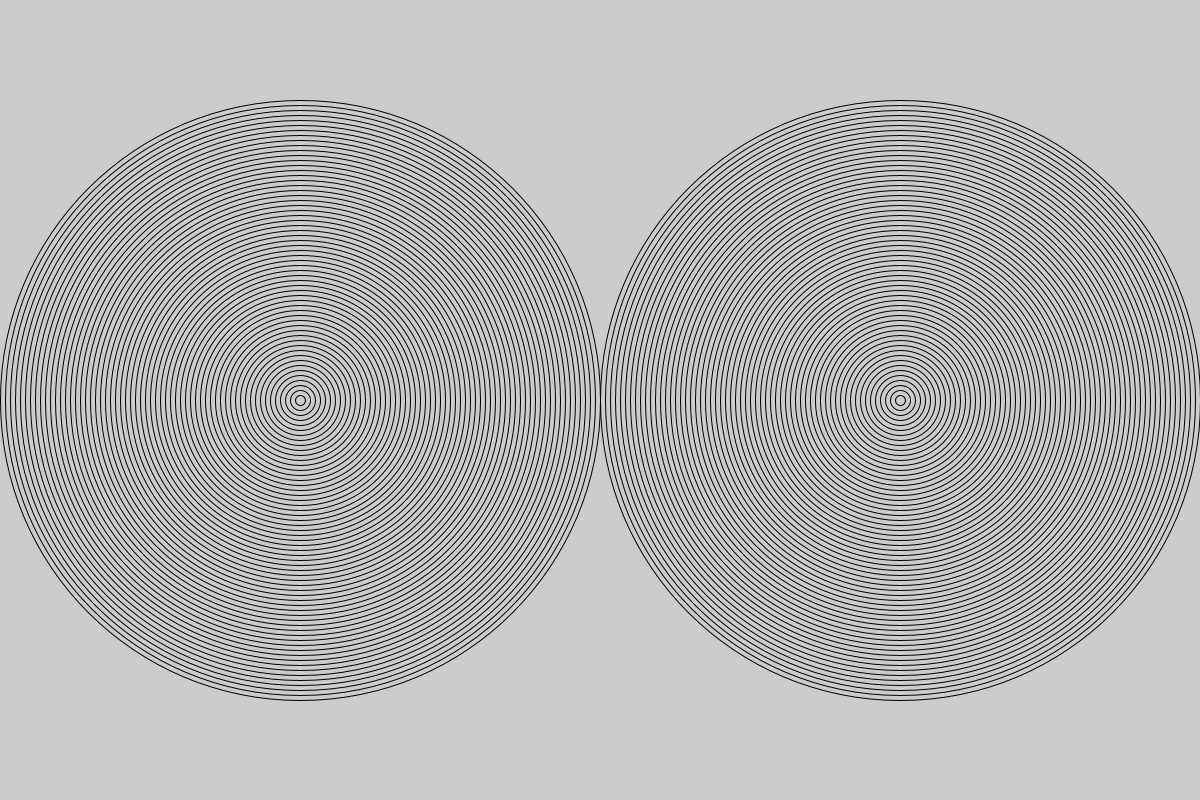
Frame 1 (no input)
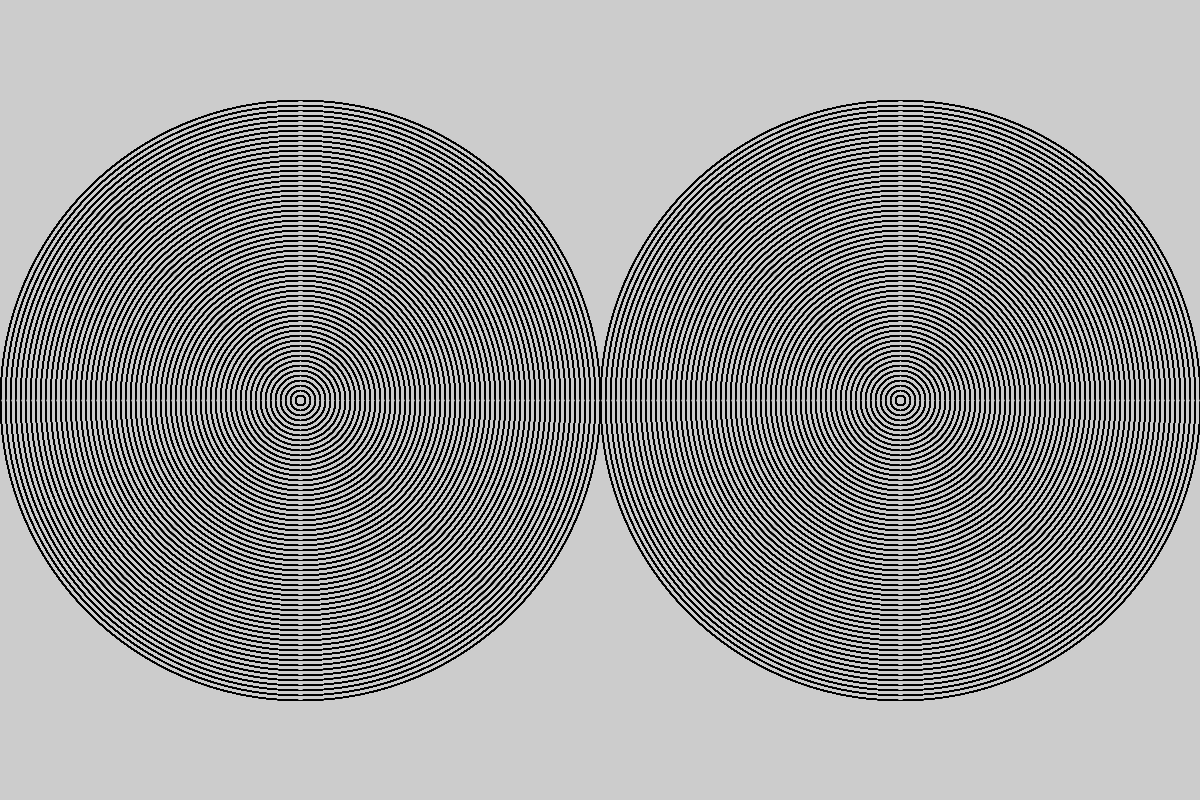
Frame 60 (the mouse pressed at the canvas centre just before this capture)
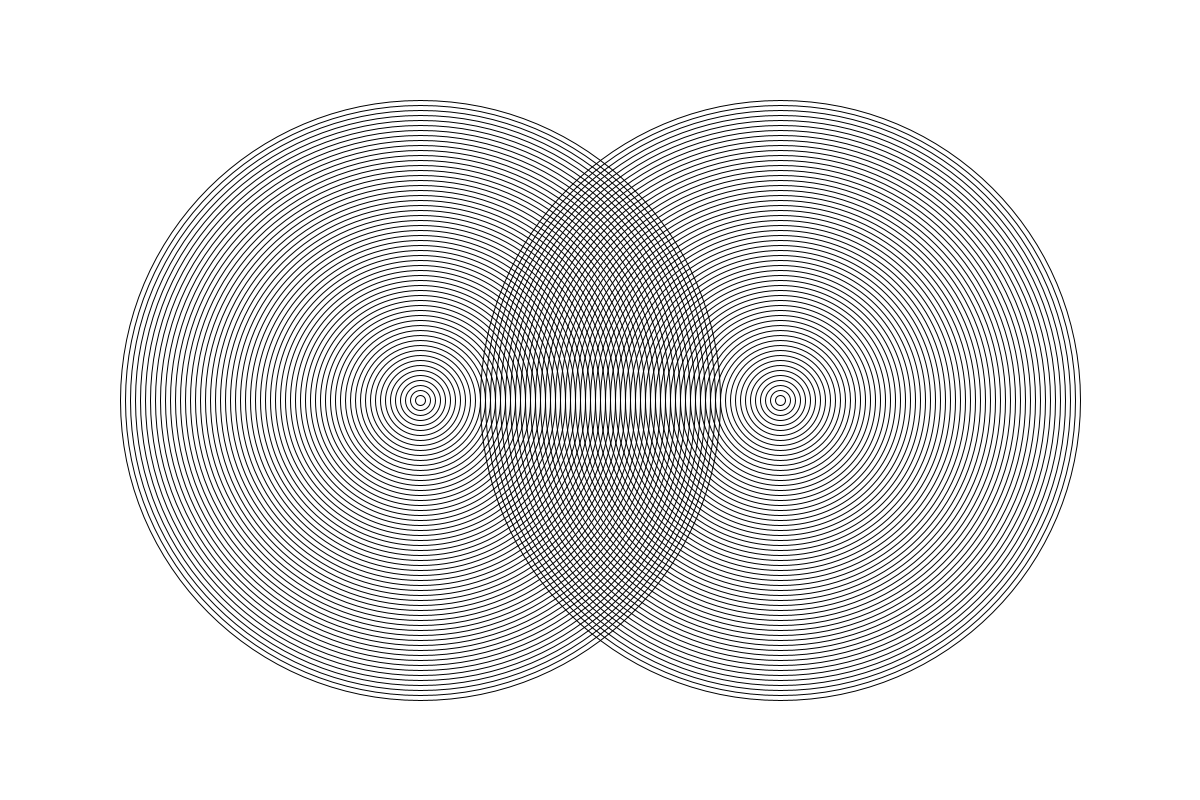
Frame 120 (the mouse held since frame 60 and released just before this capture)

The Processing sketch that drew these frames (run headless with seeded random() and noise(); from frame 60 on, the mouse is pressed at the canvas centre):

// Processing sketch: amazing_rings
// ── amazing_rings.pde

int x = 300;
int y = 400;
int z = 900;
int a = 400;
void setup() {
  size(1200,800);
}

void draw() {
  if(mousePressed){
    background(-1);
    x = x+2;
    z = z-2;
  }
  for (int i = 600; i > 5; i-=10) {
  noFill();
    ellipse(x,y,i,i);
    ellipse(z,a,i,i);
  
  // Go to the recipe to run the demonstration before starting this program
  
  /*
  Use the code from your Bullseye program to draw the rings shown in this recipe.
  You can use the noFill() command to make your ellipses transparent.
  Make the rings move past each other.
  When the rings hit the side of the sketch, make them reverse their direction.
  */
}
}
